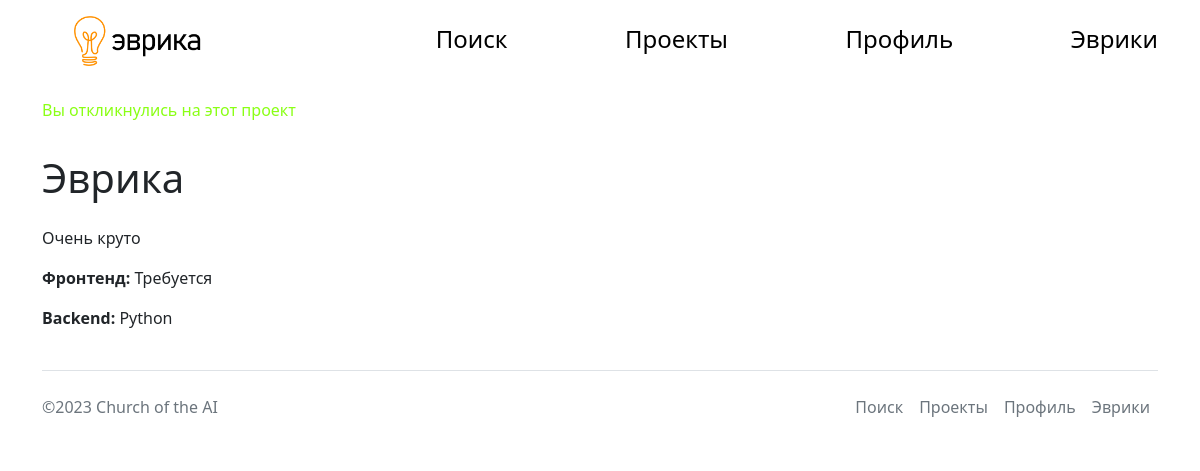
Page /projects/1 (signed in) on the committed database.
### main.py (models this page shows, shortened)
class Project(db.Model):
    id = db.Column(db.Integer, primary_key=True)
    title = db.Column(db.String(20), nullable=False)
    about = db.Column(db.Text, nullable=False)
    image = db.Column(db.String)
    front_language = db.Column(db.Integer, nullable=False)
    back_language = db.Column(db.String, nullable=False)
    level = db.Column(db.String, nullable=False)
    founder_id = db.Column(db.Integer, nullable=False)
    intro = db.Column(db.String(240))

### main.py (the view)
@app.route('/projects/<int:id>')
def project_profile(id):
    project = db.session.query(Project).filter_by(id=id).first()
    like = db.session.query(Matches).filter_by(user_id=current_user.id, project_id=id).first()
    return render_template('project_profile.html', title=project.title, project=project, user=current_user, like=like)

### main.py (called while the page is built)
@login_manager.user_loader
def load_user(user_id):
    return User.query.get(user_id)

### templates/project_profile.html (shortened to what this page needs)
{%extends 'base.html'%}
{%block body%}
<div class="profile_container">
<div class="profile_text">
{% if user.id == project.founder_id %}
<a class='btn btn-warning' href="/projects/{{project.id}}/delete">Удалить проект</a>
{% else %}
{% if like %}
<p style='color:#8aff15'>Вы откликнулись на этот проект</p>
{% else %}
<a class='btn btn-success' href="/projects/{{project.id}}/like/{{user.id}}">Откликнуться</a>
{% endif %}
{% endif %}
<h1 class="py-3">{{project.title}}</h1>
{% if project.about %}
<p style="text-align: justify">{{project.about}}</p>
{% endif %}
<p><b>Фронтенд:</b>
{% if project.front_language %}
Требуется
{% else %}
Не требуется
{% endif %}
</p>
<p>
<b>Backend: </b> {{project.back_language}}
</p>
</div>
</div>
{%endblock%}

### static/css/style.css (style rules this page uses)
.profile_container { display: flex; }
.profile_text { max-width: 50%; margin-right: auto; }

### rows in the picture
Project: title "Эврика", about "Очень круто", back_language "Python"
